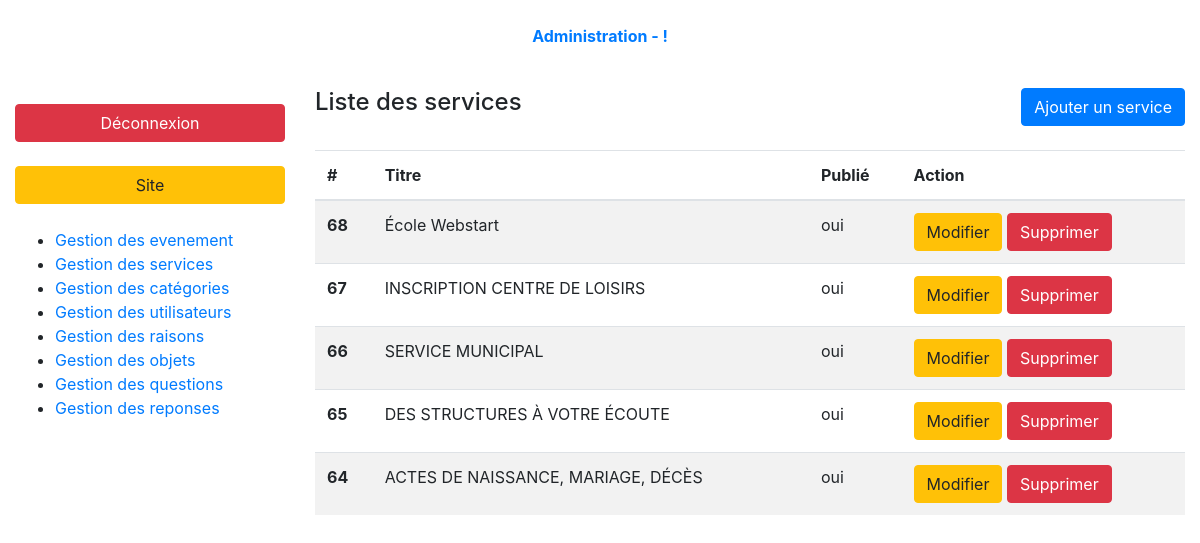
/index.php?page=admin-services-list (signed in), run on the app's committed database.
### tables this page shows
CREATE TABLE `services` (
  `id` int(10) UNSIGNED NOT NULL,
  `title` varchar(255) NOT NULL,
  `summary` varchar(255) NOT NULL,
  `content` text NOT NULL,
  `phone_number` varchar(15) NOT NULL,
  `opening_days` varchar(255) NOT NULL,
  `hours_from` time NOT NULL,
  `hours_to` time NOT NULL,
  `created_at` timestamp NOT NULL DEFAULT CURRENT_TIMESTAMP,
  `is_published` tinyint(1) UNSIGNED NOT NULL DEFAULT '0' COMMENT 'Publiée ? oui/non',
  `address_id` int(10) UNSIGNED NOT NULL
);

### controller/backend/services.php (called while the page is built, shortened)
<?php
require_once ('././model/services.php');
function servicesList(){
    $services = getServices(FALSE, TRUE);
    require_once './views/backend/servicesList.php';
}

### model/services.php (called while the page is built, shortened)
<?php
function getServices($serviceId = FALSE, $backOffice = FALSE)
{
    $db = dbConnect();
    if ($serviceId){
        $queryString = 'SELECT s.*, DATE_FORMAT(s.hours_from, "%H:%i") AS hours_from_formated,
        DATE_FORMAT(s.hours_to, "%H:%i") AS hours_to_formated, GROUP_CONCAT(m.name) AS name,
        a.address, a.zip_code, a.city, a.country, a.location';
    }
    else{
        $queryString = 'SELECT s.id, s.title, s.summary, s.is_published, GROUP_CONCAT(m.name) AS name';
    }
    $queryString .= ' FROM addresses a INNER JOIN services s
    ON a.id = s.address_id
    INNER JOIN medias m
    ON s.id = m.service_id';
    if (!$serviceId && !$backOffice){
        $queryString .= ' WHERE is_published = 1
        GROUP BY s.id';
    }
    elseif (!$serviceId && $backOffice){
        $queryString .= ' GROUP BY s.id
        ORDER BY created_at DESC';
    }
    elseif ($serviceId && !$backOffice){
        $queryString .= ' WHERE is_published = 1 AND s.id = :id';
    }
    elseif ($serviceId && $backOffice){
        $queryString .= ' WHERE s.id = :id';
    }
    $query = $db->prepare($queryString);
    if (!$serviceId){
        $query->execute();
        return $query->fetchAll();
    }
    else{
        $query->execute(['id' => $serviceId]);
        return $query->fetch(PDO::FETCH_ASSOC);
    }
}

### views/backend/servicesList.php (the view, shortened to what this page needs)
<div class="container-fluid">
    <?php require '././partials/backend/header.php'; ?>
    <div class="row my-3 index-content">
        <?php require '././partials/backend/nav.php'; ?>
        <section class="col-9">
            <header class="pb-4 d-flex justify-content-between">
                <h4>Liste des services</h4>
                <a class="btn btn-primary" href="index.php?page=admin-services-form">Ajouter un service</a>
            </header>
            <table class="table table-striped">
                <thead>
                <tr>
                    <th>#</th>
                    <th>Titre</th>
                    <th>Publié</th>
                    <th>Action</th>
                </tr>
                </thead>
                <tbody>
                <?php foreach($services as $service): ?>
                    <tr>
                        <th><?= $service['id'];?></th>
                        <td><?= $service['title'];?></td>
                        <td><?= ($service['is_published'] == 0) ? 'non' : 'oui' ;?></td>
                        <td>
                            <a href="index.php?page=admin-services-form&service-id=<?= $service['id'];?>&action=edit" class="btn btn-warning">Modifier</a>
                            <a onclick="return confirm('Are you sure?')" href="index.php?page=admin-services-list&service-id=<?= $service['id'];?>&action=delete" class="btn btn-danger">Supprimer</a>
                        </td>
                    </tr>
                <?php endforeach; ?>
                </tbody>
            </table>
        </section>
    </div>
</div>
<?php require 'layout.php'; ?>

### data on the page
services: id "68", title "École Webstart", is_published "oui"
services: id "67", title "INSCRIPTION CENTRE DE LOISIRS", is_published "oui"
services: id "66", title "SERVICE MUNICIPAL", is_published "oui"
services: id "65", title "DES STRUCTURES À VOTRE ÉCOUTE", is_published "oui"
services: id "64", title "ACTES DE NAISSANCE, MARIAGE, DÉCÈS", is_published "oui"
